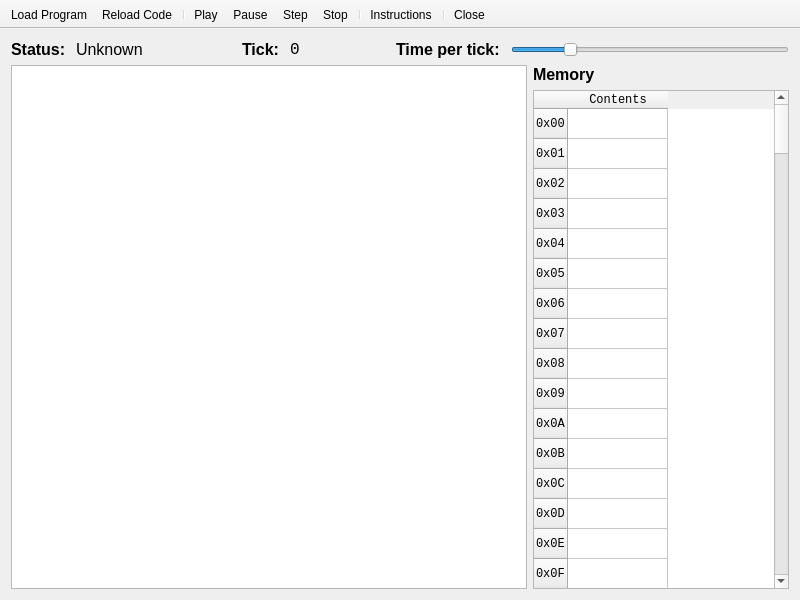
<?xml version="1.0" encoding="UTF-8"?>
<ui version="4.0">
 <class>MainWindow</class>
 <widget class="QMainWindow" name="MainWindow">
  <property name="geometry">
   <rect>
    <x>0</x>
    <y>0</y>
    <width>800</width>
    <height>600</height>
   </rect>
  </property>
  <property name="windowTitle">
   <string>Fetch, Decode, Execute Cycle</string>
  </property>
  <widget class="QWidget" name="centralWidget">
   <layout class="QHBoxLayout" name="horizontalLayout">
    <item>
     <layout class="QVBoxLayout" name="verticalLayout">
      <item>
       <layout class="QHBoxLayout" name="horizontalLayout_2">
        <item>
         <widget class="QLabel" name="label">
          <property name="font">
           <font>
            <pointsize>12</pointsize>
            <weight>75</weight>
            <bold>true</bold>
           </font>
          </property>
          <property name="text">
           <string>Status: </string>
          </property>
         </widget>
        </item>
        <item>
         <widget class="QLabel" name="lblStatus">
          <property name="minimumSize">
           <size>
            <width>160</width>
            <height>0</height>
           </size>
          </property>
          <property name="maximumSize">
           <size>
            <width>160</width>
            <height>16777215</height>
           </size>
          </property>
          <property name="font">
           <font>
            <pointsize>12</pointsize>
           </font>
          </property>
          <property name="text">
           <string>Unknown</string>
          </property>
         </widget>
        </item>
        <item>
         <widget class="QLabel" name="label_3">
          <property name="font">
           <font>
            <pointsize>12</pointsize>
            <weight>75</weight>
            <bold>true</bold>
           </font>
          </property>
          <property name="text">
           <string>Tick: </string>
          </property>
         </widget>
        </item>
        <item>
         <widget class="QLabel" name="lblTick">
          <property name="minimumSize">
           <size>
            <width>100</width>
            <height>0</height>
           </size>
          </property>
          <property name="maximumSize">
           <size>
            <width>100</width>
            <height>16777215</height>
           </size>
          </property>
          <property name="font">
           <font>
            <family>Monospace</family>
            <pointsize>12</pointsize>
           </font>
          </property>
          <property name="text">
           <string>0</string>
          </property>
         </widget>
        </item>
        <item>
         <widget class="QLabel" name="label_2">
          <property name="font">
           <font>
            <pointsize>12</pointsize>
            <weight>75</weight>
            <bold>true</bold>
           </font>
          </property>
          <property name="text">
           <string>Time per tick: </string>
          </property>
         </widget>
        </item>
        <item>
         <widget class="QSlider" name="sliderTimePerTick">
          <property name="minimumSize">
           <size>
            <width>0</width>
            <height>0</height>
           </size>
          </property>
          <property name="minimum">
           <number>10</number>
          </property>
          <property name="maximum">
           <number>5000</number>
          </property>
          <property name="value">
           <number>1000</number>
          </property>
          <property name="orientation">
           <enum>Qt::Horizontal</enum>
          </property>
         </widget>
        </item>
       </layout>
      </item>
      <item>
       <layout class="QHBoxLayout" name="horizontalLayout_3">
        <item>
         <widget class="QGraphicsView" name="graphicsView">
          <property name="sizePolicy">
           <sizepolicy hsizetype="Expanding" vsizetype="Expanding">
            <horstretch>0</horstretch>
            <verstretch>0</verstretch>
           </sizepolicy>
          </property>
         </widget>
        </item>
        <item>
         <layout class="QVBoxLayout" name="verticalLayout_2">
          <item>
           <widget class="QLabel" name="label_4">
            <property name="font">
             <font>
              <pointsize>12</pointsize>
              <weight>75</weight>
              <bold>true</bold>
             </font>
            </property>
            <property name="text">
             <string>Memory</string>
            </property>
           </widget>
          </item>
          <item>
           <widget class="QTableWidget" name="tblMemory">
            <property name="sizePolicy">
             <sizepolicy hsizetype="Minimum" vsizetype="Expanding">
              <horstretch>0</horstretch>
              <verstretch>0</verstretch>
             </sizepolicy>
            </property>
            <property name="maximumSize">
             <size>
              <width>16777215</width>
              <height>16777215</height>
             </size>
            </property>
            <property name="font">
             <font>
              <family>Monospace</family>
             </font>
            </property>
            <row>
             <property name="text">
              <string>0x00</string>
             </property>
            </row>
            <row>
             <property name="text">
              <string>0x01</string>
             </property>
            </row>
            <row>
             <property name="text">
              <string>0x02</string>
             </property>
            </row>
            <row>
             <property name="text">
              <string>0x03</string>
             </property>
            </row>
            <row>
             <property name="text">
              <string>0x04</string>
             </property>
            </row>
            <row>
             <property name="text">
              <string>0x05</string>
             </property>
            </row>
            <row>
             <property name="text">
              <string>0x06</string>
             </property>
            </row>
            <row>
             <property name="text">
              <string>0x07</string>
             </property>
            </row>
            <row>
             <property name="text">
              <string>0x08</string>
             </property>
            </row>
            <row>
             <property name="text">
              <string>0x09</string>
             </property>
            </row>
            <row>
             <property name="text">
              <string>0x0A</string>
             </property>
            </row>
            <row>
             <property name="text">
              <string>0x0B</string>
             </property>
            </row>
            <row>
             <property name="text">
              <string>0x0C</string>
             </property>
            </row>
            <row>
             <property name="text">
              <string>0x0D</string>
             </property>
            </row>
            <row>
             <property name="text">
              <string>0x0E</string>
             </property>
            </row>
            <row>
             <property name="text">
              <string>0x0F</string>
             </property>
            </row>
            <row>
             <property name="text">
              <string>0x10</string>
             </property>
            </row>
            <row>
             <property name="text">
              <string>0x11</string>
             </property>
            </row>
            <row>
             <property name="text">
              <string>0x12</string>
             </property>
            </row>
            <row>
             <property name="text">
              <string>0x13</string>
             </property>
            </row>
            <row>
             <property name="text">
              <string>0x14</string>
             </property>
            </row>
            <row>
             <property name="text">
              <string>0x15</string>
             </property>
            </row>
            <row>
             <property name="text">
              <string>0x16</string>
             </property>
            </row>
            <row>
             <property name="text">
              <string>0x17</string>
             </property>
            </row>
            <row>
             <property name="text">
              <string>0x18</string>
             </property>
            </row>
            <row>
             <property name="text">
              <string>0x19</string>
             </property>
            </row>
            <row>
             <property name="text">
              <string>0x1A</string>
             </property>
            </row>
            <row>
             <property name="text">
              <string>0x1B</string>
             </property>
            </row>
            <row>
             <property name="text">
              <string>0x1C</string>
             </property>
            </row>
            <row>
             <property name="text">
              <string>0x1D</string>
             </property>
            </row>
            <row>
             <property name="text">
              <string>0x1E</string>
             </property>
            </row>
            <row>
             <property name="text">
              <string>0x1F</string>
             </property>
            </row>
            <row>
             <property name="text">
              <string>0x20</string>
             </property>
            </row>
            <row>
             <property name="text">
              <string>0x21</string>
             </property>
            </row>
            <row>
             <property name="text">
              <string>0x22</string>
             </property>
            </row>
            <row>
             <property name="text">
              <string>0x23</string>
             </property>
            </row>
            <row>
             <property name="text">
              <string>0x24</string>
             </property>
            </row>
            <row>
             <property name="text">
              <string>0x25</string>
             </property>
            </row>
            <row>
             <property name="text">
              <string>0x26</string>
             </property>
            </row>
            <row>
             <property name="text">
              <string>0x27</string>
             </property>
            </row>
            <row>
             <property name="text">
              <string>0x28</string>
             </property>
            </row>
            <row>
             <property name="text">
              <string>0x29</string>
             </property>
            </row>
            <row>
             <property name="text">
              <string>0x2A</string>
             </property>
            </row>
            <row>
             <property name="text">
              <string>0x2B</string>
             </property>
            </row>
            <row>
             <property name="text">
              <string>0x2C</string>
             </property>
            </row>
            <row>
             <property name="text">
              <string>0x2D</string>
             </property>
            </row>
            <row>
             <property name="text">
              <string>0x2E</string>
             </property>
            </row>
            <row>
             <property name="text">
              <string>0x2F</string>
             </property>
            </row>
            <row>
             <property name="text">
              <string>0x30</string>
             </property>
            </row>
            <row>
             <property name="text">
              <string>0x31</string>
             </property>
            </row>
            <row>
             <property name="text">
              <string>0x32</string>
             </property>
            </row>
            <row>
             <property name="text">
              <string>0x33</string>
             </property>
            </row>
            <row>
             <property name="text">
              <string>0x34</string>
             </property>
            </row>
            <row>
             <property name="text">
              <string>0x35</string>
             </property>
            </row>
            <row>
             <property name="text">
              <string>0x36</string>
             </property>
            </row>
            <row>
             <property name="text">
              <string>0x37</string>
             </property>
            </row>
            <row>
             <property name="text">
              <string>0x38</string>
             </property>
            </row>
            <row>
             <property name="text">
              <string>0x39</string>
             </property>
            </row>
            <row>
             <property name="text">
              <string>0x3A</string>
             </property>
            </row>
            <row>
             <property name="text">
              <string>0x3B</string>
             </property>
            </row>
            <row>
             <property name="text">
              <string>0x3C</string>
             </property>
            </row>
            <row>
             <property name="text">
              <string>0x3D</string>
             </property>
            </row>
            <row>
             <property name="text">
              <string>0x3E</string>
             </property>
            </row>
            <row>
             <property name="text">
              <string>0x3F</string>
             </property>
            </row>
            <row>
             <property name="text">
              <string>0x40</string>
             </property>
            </row>
            <row>
             <property name="text">
              <string>0x41</string>
             </property>
            </row>
            <row>
             <property name="text">
              <string>0x42</string>
             </property>
            </row>
            <row>
             <property name="text">
              <string>0x43</string>
             </property>
            </row>
            <row>
             <property name="text">
              <string>0x44</string>
             </property>
            </row>
            <row>
             <property name="text">
              <string>0x45</string>
             </property>
            </row>
            <row>
             <property name="text">
              <string>0x46</string>
             </property>
            </row>
            <row>
             <property name="text">
              <string>0x47</string>
             </property>
            </row>
            <row>
             <property name="text">
              <string>0x48</string>
             </property>
            </row>
            <row>
             <property name="text">
              <string>0x49</string>
             </property>
            </row>
            <row>
             <property name="text">
              <string>0x4A</string>
             </property>
            </row>
            <row>
             <property name="text">
              <string>0x4B</string>
             </property>
            </row>
            <row>
             <property name="text">
              <string>0x4C</string>
             </property>
            </row>
            <row>
             <property name="text">
              <string>0x4D</string>
             </property>
            </row>
            <row>
             <property name="text">
              <string>0x4E</string>
             </property>
            </row>
            <row>
             <property name="text">
              <string>0x4F</string>
             </property>
            </row>
            <row>
             <property name="text">
              <string>0x50</string>
             </property>
            </row>
            <row>
             <property name="text">
              <string>0x51</string>
             </property>
            </row>
            <row>
             <property name="text">
              <string>0x52</string>
             </property>
            </row>
            <row>
             <property name="text">
              <string>0x53</string>
             </property>
            </row>
            <row>
             <property name="text">
              <string>0x54</string>
             </property>
            </row>
            <row>
             <property name="text">
              <string>0x55</string>
             </property>
            </row>
            <row>
             <property name="text">
              <string>0x56</string>
             </property>
            </row>
            <row>
             <property name="text">
              <string>0x57</string>
             </property>
            </row>
            <row>
             <property name="text">
              <string>0x58</string>
             </property>
            </row>
            <row>
             <property name="text">
              <string>0x59</string>
             </property>
            </row>
            <row>
             <property name="text">
              <string>0x5A</string>
             </property>
            </row>
            <row>
             <property name="text">
              <string>0x5B</string>
             </property>
            </row>
            <row>
             <property name="text">
              <string>0x5C</string>
             </property>
            </row>
            <row>
             <property name="text">
              <string>0x5D</string>
             </property>
            </row>
            <row>
             <property name="text">
              <string>0x5E</string>
             </property>
            </row>
            <row>
             <property name="text">
              <string>0x5F</string>
             </property>
            </row>
            <row>
             <property name="text">
              <string>0x60</string>
             </property>
            </row>
            <row>
             <property name="text">
              <string>0x61</string>
             </property>
            </row>
            <row>
             <property name="text">
              <string>0x62</string>
             </property>
            </row>
            <row>
             <property name="text">
              <string>0x63</string>
             </property>
            </row>
            <row>
             <property name="text">
              <string>0x64</string>
             </property>
            </row>
            <row>
             <property name="text">
              <string>0x65</string>
             </property>
            </row>
            <row>
             <property name="text">
              <string>0x66</string>
             </property>
            </row>
            <row>
             <property name="text">
              <string>0x67</string>
             </property>
            </row>
            <row>
             <property name="text">
              <string>0x68</string>
             </property>
            </row>
            <row>
             <property name="text">
              <string>0x69</string>
             </property>
            </row>
            <row>
             <property name="text">
              <string>0x6A</string>
             </property>
            </row>
            <row>
             <property name="text">
              <string>0x6B</string>
             </property>
            </row>
            <row>
             <property name="text">
              <string>0x6C</string>
             </property>
            </row>
            <row>
             <property name="text">
              <string>0x6D</string>
             </property>
            </row>
            <row>
             <property name="text">
              <string>0x6E</string>
             </property>
            </row>
            <row>
             <property name="text">
              <string>0x6F</string>
             </property>
            </row>
            <row>
             <property name="text">
              <string>0x70</string>
             </property>
            </row>
            <row>
             <property name="text">
              <string>0x71</string>
             </property>
            </row>
            <row>
             <property name="text">
              <string>0x72</string>
             </property>
            </row>
            <row>
             <property name="text">
              <string>0x73</string>
             </property>
            </row>
            <row>
             <property name="text">
              <string>0x74</string>
             </property>
            </row>
            <row>
             <property name="text">
              <string>0x75</string>
             </property>
            </row>
            <row>
             <property name="text">
              <string>0x76</string>
             </property>
            </row>
            <row>
             <property name="text">
              <string>0x77</string>
             </property>
            </row>
            <row>
             <property name="text">
              <string>0x78</string>
             </property>
            </row>
            <row>
             <property name="text">
              <string>0x79</string>
             </property>
            </row>
            <row>
             <property name="text">
              <string>0x7A</string>
             </property>
            </row>
            <row>
             <property name="text">
              <string>0x7B</string>
             </property>
            </row>
            <row>
             <property name="text">
              <string>0x7C</string>
             </property>
            </row>
            <row>
             <property name="text">
              <string>0x7D</string>
             </property>
            </row>
            <row>
             <property name="text">
              <string>0x7E</string>
             </property>
            </row>
            <row>
             <property name="text">
              <string>0x7F</string>
             </property>
            </row>
            <row>
             <property name="text">
              <string>0x80</string>
             </property>
            </row>
            <row>
             <property name="text">
              <string>0x81</string>
             </property>
            </row>
            <row>
             <property name="text">
              <string>0x82</string>
             </property>
            </row>
            <row>
             <property name="text">
              <string>0x83</string>
             </property>
            </row>
            <row>
             <property name="text">
              <string>0x84</string>
             </property>
            </row>
            <row>
             <property name="text">
              <string>0x85</string>
             </property>
            </row>
            <row>
             <property name="text">
              <string>0x86</string>
             </property>
            </row>
            <row>
             <property name="text">
              <string>0x87</string>
             </property>
            </row>
            <row>
             <property name="text">
              <string>0x88</string>
             </property>
            </row>
            <row>
             <property name="text">
              <string>0x89</string>
             </property>
            </row>
            <row>
             <property name="text">
              <string>0x8A</string>
             </property>
            </row>
            <row>
             <property name="text">
              <string>0x8B</string>
             </property>
            </row>
            <row>
             <property name="text">
              <string>0x8C</string>
             </property>
            </row>
            <row>
             <property name="text">
              <string>0x8D</string>
             </property>
            </row>
            <row>
             <property name="text">
              <string>0x8E</string>
             </property>
            </row>
            <row>
             <property name="text">
              <string>0x8F</string>
             </property>
            </row>
            <row>
             <property name="text">
              <string>0x90</string>
             </property>
            </row>
            <column>
             <property name="text">
              <string>Contents</string>
             </property>
            </column>
           </widget>
          </item>
         </layout>
        </item>
       </layout>
      </item>
     </layout>
    </item>
   </layout>
  </widget>
  <widget class="QToolBar" name="toolBar">
   <property name="windowTitle">
    <string>toolBar</string>
   </property>
   <property name="movable">
    <bool>false</bool>
   </property>
   <property name="iconSize">
    <size>
     <width>32</width>
     <height>32</height>
    </size>
   </property>
   <property name="toolButtonStyle">
    <enum>Qt::ToolButtonIconOnly</enum>
   </property>
   <attribute name="toolBarArea">
    <enum>TopToolBarArea</enum>
   </attribute>
   <attribute name="toolBarBreak">
    <bool>false</bool>
   </attribute>
   <addaction name="actionLoadProgram"/>
   <addaction name="actionReloadCode"/>
   <addaction name="separator"/>
   <addaction name="actionPlay"/>
   <addaction name="actionPause"/>
   <addaction name="actionStep"/>
   <addaction name="actionStop"/>
   <addaction name="separator"/>
   <addaction name="actionInstructions"/>
   <addaction name="separator"/>
   <addaction name="actionClose"/>
  </widget>
  <action name="actionLoadProgram">
   <property name="icon">
    <iconset resource="resources.qrc">
     <normaloff>:/icons/document-open.png</normaloff>:/icons/document-open.png</iconset>
   </property>
   <property name="text">
    <string>Load Program</string>
   </property>
  </action>
  <action name="actionClose">
   <property name="icon">
    <iconset resource="resources.qrc">
     <normaloff>:/icons/dialog-close.png</normaloff>:/icons/dialog-close.png</iconset>
   </property>
   <property name="text">
    <string>Close</string>
   </property>
  </action>
  <action name="actionStop">
   <property name="icon">
    <iconset resource="resources.qrc">
     <normaloff>:/icons/media-playback-stop.png</normaloff>:/icons/media-playback-stop.png</iconset>
   </property>
   <property name="text">
    <string>Stop</string>
   </property>
  </action>
  <action name="actionPlay">
   <property name="icon">
    <iconset resource="resources.qrc">
     <normaloff>:/icons/media-playback-start.png</normaloff>:/icons/media-playback-start.png</iconset>
   </property>
   <property name="text">
    <string>Play</string>
   </property>
  </action>
  <action name="actionPause">
   <property name="icon">
    <iconset resource="resources.qrc">
     <normaloff>:/icons/media-playback-pause.png</normaloff>:/icons/media-playback-pause.png</iconset>
   </property>
   <property name="text">
    <string>Pause</string>
   </property>
  </action>
  <action name="actionStep">
   <property name="icon">
    <iconset resource="resources.qrc">
     <normaloff>:/icons/media-skip-forward.png</normaloff>:/icons/media-skip-forward.png</iconset>
   </property>
   <property name="text">
    <string>Step</string>
   </property>
  </action>
  <action name="actionInstructions">
   <property name="icon">
    <iconset resource="resources.qrc">
     <normaloff>:/icons/help-contents.png</normaloff>:/icons/help-contents.png</iconset>
   </property>
   <property name="text">
    <string>Instructions</string>
   </property>
  </action>
  <action name="actionReloadCode">
   <property name="icon">
    <iconset resource="resources.qrc">
     <normaloff>:/icons/document-revert.png</normaloff>:/icons/document-revert.png</iconset>
   </property>
   <property name="text">
    <string>Reload Code</string>
   </property>
  </action>
 </widget>
 <layoutdefault spacing="6" margin="11"/>
 <resources>
  <include location="resources.qrc"/>
 </resources>
 <connections>
  <connection>
   <sender>actionClose</sender>
   <signal>activated()</signal>
   <receiver>MainWindow</receiver>
   <slot>close()</slot>
   <hints>
    <hint type="sourcelabel">
     <x>-1</x>
     <y>-1</y>
    </hint>
    <hint type="destinationlabel">
     <x>399</x>
     <y>299</y>
    </hint>
   </hints>
  </connection>
 </connections>
</ui>
